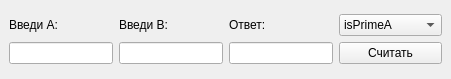
<?xml version="1.0" encoding="UTF-8"?>
<ui version="4.0">
 <class>MainWindow</class>
 <widget class="QMainWindow" name="MainWindow">
  <property name="geometry">
   <rect>
    <x>0</x>
    <y>0</y>
    <width>451</width>
    <height>79</height>
   </rect>
  </property>
  <property name="windowTitle">
   <string>Math Utilities</string>
  </property>
  <widget class="QWidget" name="centralwidget">
   <layout class="QVBoxLayout" name="verticalLayout">
    <item>
     <layout class="QGridLayout" name="gridLayout">
      <item row="1" column="0">
       <widget class="QLineEdit" name="lineEdit"/>
      </item>
      <item row="1" column="1">
       <widget class="QLineEdit" name="lineEdit_2"/>
      </item>
      <item row="0" column="2">
       <widget class="QLabel" name="label_3">
        <property name="text">
         <string>Ответ:</string>
        </property>
       </widget>
      </item>
      <item row="0" column="0">
       <widget class="QLabel" name="label">
        <property name="text">
         <string>Введи А:</string>
        </property>
       </widget>
      </item>
      <item row="0" column="1">
       <widget class="QLabel" name="label_2">
        <property name="text">
         <string>Введи В:</string>
        </property>
       </widget>
      </item>
      <item row="1" column="2">
       <widget class="QLineEdit" name="lineEdit_3">
        <property name="readOnly">
         <bool>true</bool>
        </property>
       </widget>
      </item>
      <item row="0" column="3">
       <widget class="QComboBox" name="comboBox">
        <item>
         <property name="text">
          <string>isPrimeA</string>
         </property>
        </item>
        <item>
         <property name="text">
          <string>isPrimeB</string>
         </property>
        </item>
        <item>
         <property name="text">
          <string>isArmstrongA</string>
         </property>
        </item>
        <item>
         <property name="text">
          <string>isArmstrongB</string>
         </property>
        </item>
        <item>
         <property name="text">
          <string>Nod</string>
         </property>
        </item>
        <item>
         <property name="text">
          <string>Nok</string>
         </property>
        </item>
       </widget>
      </item>
      <item row="1" column="3">
       <widget class="QPushButton" name="pushButton">
        <property name="text">
         <string>Считать</string>
        </property>
       </widget>
      </item>
     </layout>
    </item>
   </layout>
  </widget>
  <widget class="QMenuBar" name="menubar">
   <property name="geometry">
    <rect>
     <x>0</x>
     <y>0</y>
     <width>451</width>
     <height>17</height>
    </rect>
   </property>
  </widget>
 </widget>
 <resources/>
 <connections/>
</ui>
